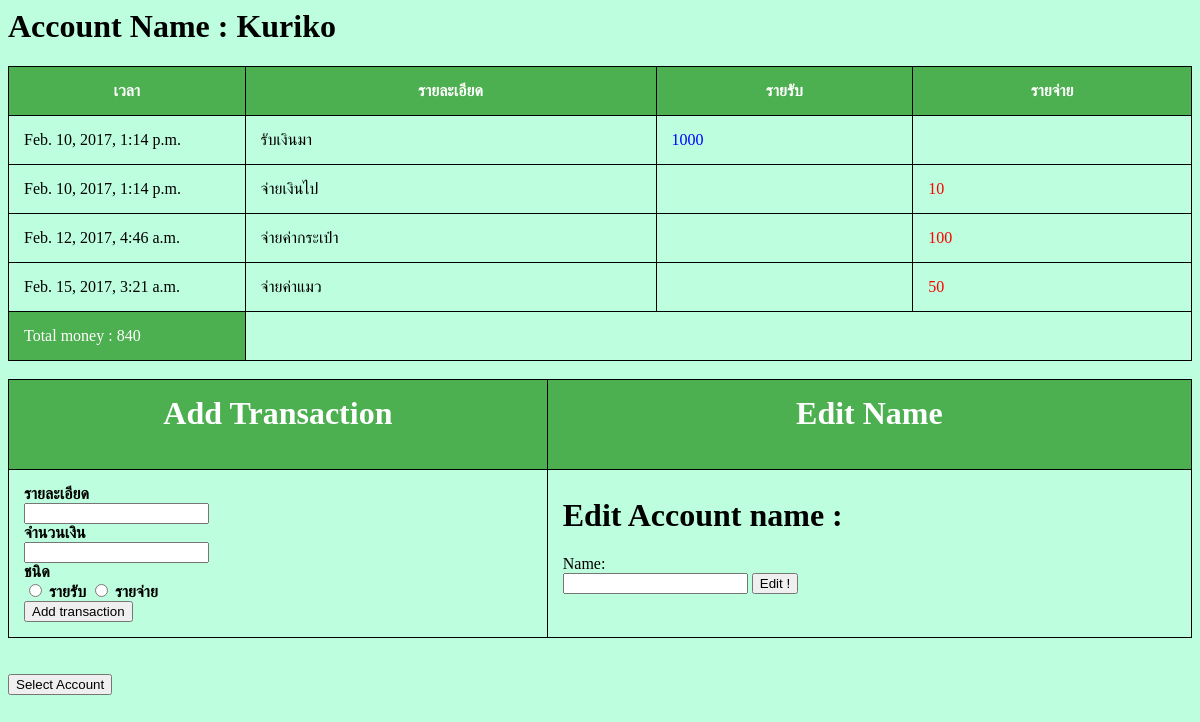
Page /account/acc/1/ on the earlier database version.
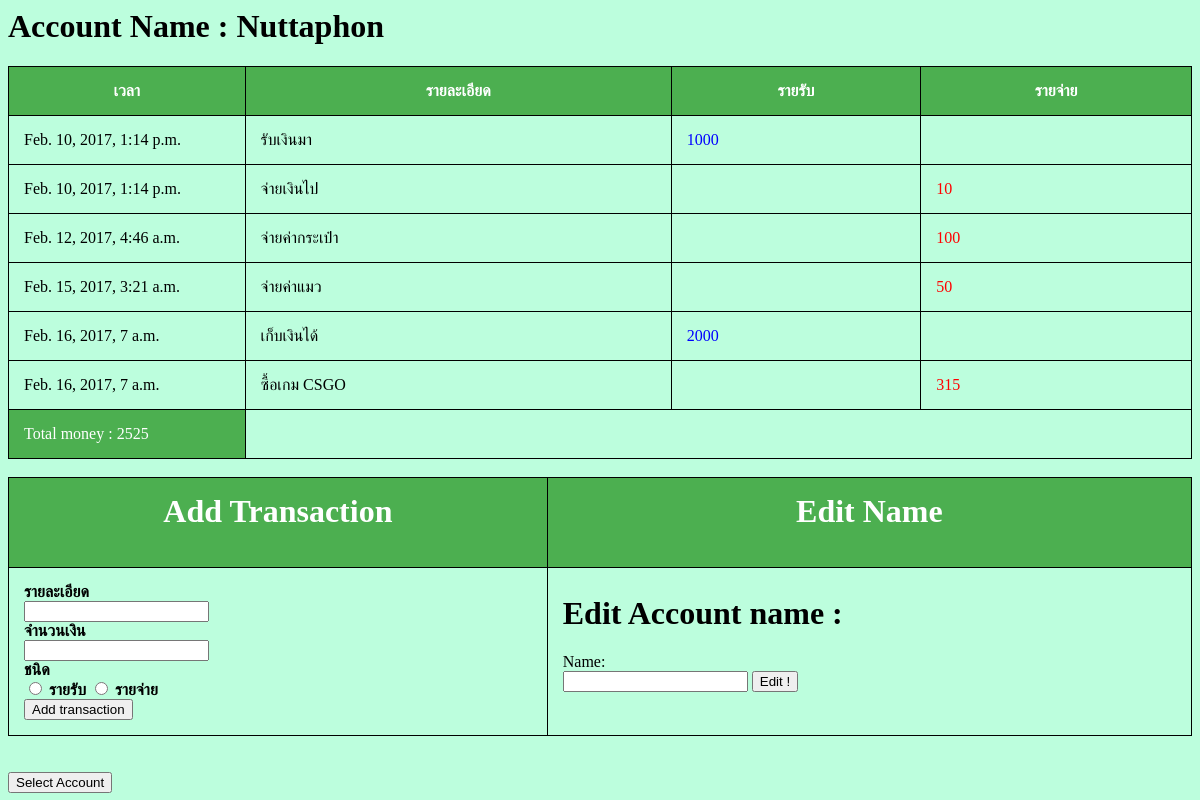
Same page on the later database version.
### account/models.py (models this page shows, shortened)
class Account(models.Model):
    account_name = models.CharField(max_length=200)
    total = models.IntegerField(default=0)

class Transaction(models.Model):
    account = models.ForeignKey(Account, on_delete=models.CASCADE)
    detail = models.CharField(max_length=200)
    value = models.IntegerField(default=0)
    date = models.DateTimeField('date and time')

### account/views.py (the view)
# urls.py: url(r'^acc/(?P<pk>[0-9]+)/$', views.DetailView.as_view(), name='detail'),
class DetailView(generic.DetailView):
    model = Account
    template_name = 'account/detail.html'

### account/templatetags/mul.py (called while the page is built)
@register.filter(name='mul')
def mul(value, arg):
    return value*arg

### account/templates/account/detail.html (shortened to what this page needs)
{% load mul %}
<body style="background-color: #bcfedd">
<h1>Account Name : {{ account.account_name }}</h1>
<table border="1">
<form action="{% url 'account:addtrans' account.id %}" method="post">
<tr>
    <th>เวลา</th>
    <th>รายละเอียด</th>
    <th>รายรับ</th>
    <th>รายจ่าย</th>
</tr>
{% for detail_list in account.transaction_set.all %}
    <tr><td width="20%">{{ detail_list.date }}</td><td>{{ detail_list.detail }}</td>
    {% if detail_list.value < 0 %} <td></td>
    <td style="color:red;">{{ detail_list.value|mul:-1 }}</td>
    {% else %}
    <td style="color:blue;">{{ detail_list.value }}</td><td></td>
    {% endif %}</tr>
{% endfor %}
<tr style="background-color: #4CAF50;color: white;"><td>Total money : {{ account.total }}</td></tr>
</table>
<br>
<table>
    <tr>
<th><h1>Add Transaction</h1></th>
<th><h1>Edit Name</h1></th></tr>
<tr>
<td>
<b>รายละเอียด
<br>
<input type="text" name="detail"/>
<br>จำนวนเงิน
<br>
<input type="number" name="value"/><br>
ชนิด<br>
  <input type="radio" name="t_type" value="income"> รายรับ
  <input type="radio" name="t_type" value="expense"> รายจ่าย<br>
<input type="submit" value="Add transaction" />
</form></td></b>
<td><form action="{% url 'account:editname' account.id %}" method="post">
<h1>Edit Account name : </h1>
Name:
<br>
<input type="text" name="name"/>
<input type="submit" value="Edit !" />
</form></td>
    </tr>
</table>
<br><br><a href="{% url 'account:index' %}"><input type="submit" value="Select Account" /></a>
</body>

### account/templates/account/detail.html (style rules this page uses)
table { border-collapse: collapse; width: 100%; }
table, td, th { border: 1px solid black; padding: 15px; }
th { height: 40px; background-color: #4CAF50; color: white; }

Differences in the rows shown:
changed Account: account_name "Kuriko" → "Nuttaphon"; total "840" → "2525"
added Transaction: date "Feb. 16, 2017, 7 a.m.", detail "เก็บเงินได้", value "2000"
added Transaction: date "Feb. 16, 2017, 7 a.m.", detail "ซื้อเกม CSGO", value|mul "315"
